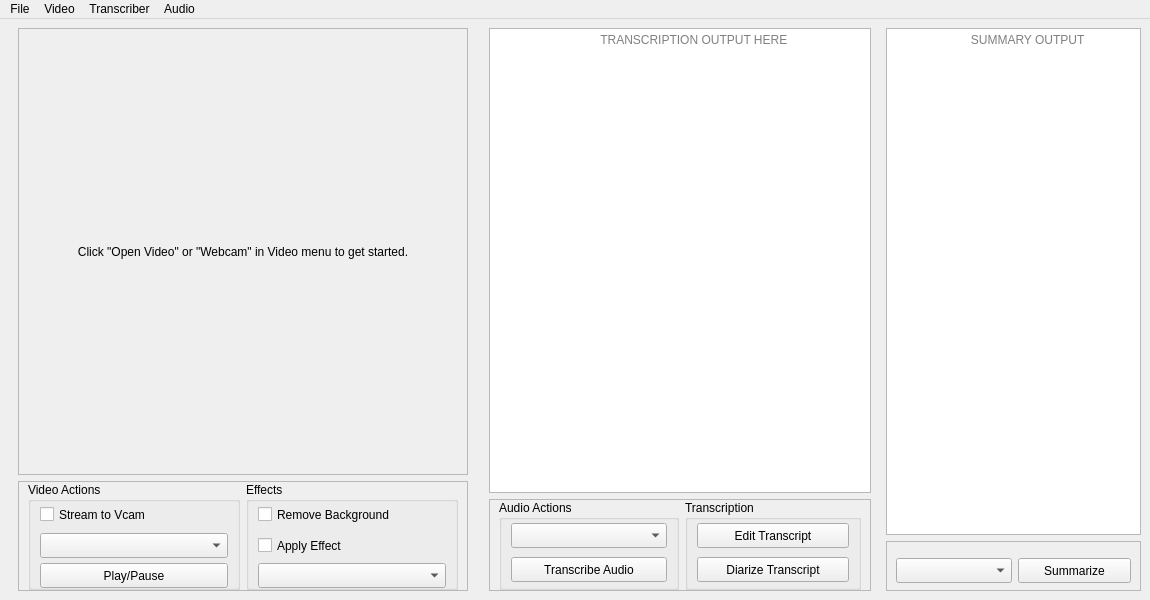
<?xml version="1.0" encoding="UTF-8"?>
<ui version="4.0">
 <class>MainWindow</class>
 <widget class="QMainWindow" name="MainWindow">
  <property name="geometry">
   <rect>
    <x>0</x>
    <y>0</y>
    <width>1150</width>
    <height>600</height>
   </rect>
  </property>
  <property name="minimumSize">
   <size>
    <width>820</width>
    <height>600</height>
   </size>
  </property>
  <property name="maximumSize">
   <size>
    <width>1200</width>
    <height>600</height>
   </size>
  </property>
  <property name="windowTitle">
   <string>Meetig-AI-T (v.0.1)</string>
  </property>
  <widget class="QWidget" name="centralwidget">
   <layout class="QHBoxLayout" name="horizontalLayout_2">
    <item>
     <widget class="QWidget" name="video_widget" native="true">
      <property name="maximumSize">
       <size>
        <width>465</width>
        <height>16777215</height>
       </size>
      </property>
      <layout class="QVBoxLayout" name="verticalLayout_2">
       <property name="topMargin">
        <number>0</number>
       </property>
       <property name="bottomMargin">
        <number>0</number>
       </property>
       <item>
        <widget class="QFrame" name="video_frame">
         <property name="minimumSize">
          <size>
           <width>450</width>
           <height>420</height>
          </size>
         </property>
         <property name="frameShape">
          <enum>QFrame::StyledPanel</enum>
         </property>
         <property name="frameShadow">
          <enum>QFrame::Raised</enum>
         </property>
         <layout class="QHBoxLayout" name="horizontalLayout">
          <item>
           <widget class="QLabel" name="video_label">
            <property name="minimumSize">
             <size>
              <width>0</width>
              <height>0</height>
             </size>
            </property>
            <property name="maximumSize">
             <size>
              <width>16777215</width>
              <height>16777215</height>
             </size>
            </property>
            <property name="text">
             <string>Click &quot;Open Video&quot; or &quot;Webcam&quot; in Video menu to get started.</string>
            </property>
            <property name="alignment">
             <set>Qt::AlignCenter</set>
            </property>
           </widget>
          </item>
         </layout>
        </widget>
       </item>
       <item>
        <widget class="QFrame" name="video_action_frame">
         <property name="minimumSize">
          <size>
           <width>450</width>
           <height>90</height>
          </size>
         </property>
         <property name="maximumSize">
          <size>
           <width>16777215</width>
           <height>110</height>
          </size>
         </property>
         <property name="frameShape">
          <enum>QFrame::StyledPanel</enum>
         </property>
         <property name="frameShadow">
          <enum>QFrame::Raised</enum>
         </property>
         <layout class="QHBoxLayout" name="horizontalLayout_4">
          <property name="topMargin">
           <number>0</number>
          </property>
          <property name="bottomMargin">
           <number>0</number>
          </property>
          <item>
           <widget class="QGroupBox" name="groupBox">
            <property name="minimumSize">
             <size>
              <width>120</width>
              <height>100</height>
             </size>
            </property>
            <property name="title">
             <string>Video Actions</string>
            </property>
            <layout class="QVBoxLayout" name="verticalLayout">
             <property name="topMargin">
              <number>0</number>
             </property>
             <property name="bottomMargin">
              <number>0</number>
             </property>
             <item>
              <widget class="QCheckBox" name="vcam_stream">
               <property name="minimumSize">
                <size>
                 <width>0</width>
                 <height>25</height>
                </size>
               </property>
               <property name="text">
                <string>Stream to Vcam</string>
               </property>
              </widget>
             </item>
             <item>
              <widget class="QComboBox" name="cam_selector">
               <property name="minimumSize">
                <size>
                 <width>120</width>
                 <height>25</height>
                </size>
               </property>
               <property name="editable">
                <bool>false</bool>
               </property>
               <property name="currentText">
                <string/>
               </property>
               <property name="currentIndex">
                <number>-1</number>
               </property>
               <property name="placeholderText">
                <string>Select Camera</string>
               </property>
               <item>
                <property name="text">
                 <string>Default Cam (0)</string>
                </property>
               </item>
               <item>
                <property name="text">
                 <string>Second Cam (1)</string>
                </property>
               </item>
              </widget>
             </item>
             <item>
              <widget class="QPushButton" name="pushButton">
               <property name="minimumSize">
                <size>
                 <width>0</width>
                 <height>25</height>
                </size>
               </property>
               <property name="text">
                <string>Play/Pause</string>
               </property>
               <property name="checkable">
                <bool>true</bool>
               </property>
              </widget>
             </item>
            </layout>
           </widget>
          </item>
          <item>
           <widget class="QGroupBox" name="audio_actions">
            <property name="minimumSize">
             <size>
              <width>120</width>
              <height>100</height>
             </size>
            </property>
            <property name="title">
             <string>Effects</string>
            </property>
            <layout class="QVBoxLayout" name="verticalLayout_3">
             <property name="topMargin">
              <number>0</number>
             </property>
             <property name="bottomMargin">
              <number>0</number>
             </property>
             <item>
              <widget class="QCheckBox" name="checkBox">
               <property name="minimumSize">
                <size>
                 <width>0</width>
                 <height>25</height>
                </size>
               </property>
               <property name="text">
                <string>Remove Background</string>
               </property>
              </widget>
             </item>
             <item>
              <widget class="QCheckBox" name="draw_effects">
               <property name="minimumSize">
                <size>
                 <width>0</width>
                 <height>25</height>
                </size>
               </property>
               <property name="text">
                <string>Apply Effect</string>
               </property>
              </widget>
             </item>
             <item>
              <widget class="QComboBox" name="comboBox_3">
               <property name="minimumSize">
                <size>
                 <width>0</width>
                 <height>25</height>
                </size>
               </property>
               <property name="placeholderText">
                <string>Select Effects</string>
               </property>
               <item>
                <property name="text">
                 <string>Segmentation (Yolov8n)</string>
                </property>
               </item>
               <item>
                <property name="text">
                 <string>HayaoGAN</string>
                </property>
               </item>
               <item>
                <property name="text">
                 <string>JP-FaceGAN</string>
                </property>
               </item>
               <item>
                <property name="text">
                 <string>ShinkaiGAN</string>
                </property>
               </item>
              </widget>
             </item>
            </layout>
           </widget>
          </item>
         </layout>
        </widget>
       </item>
      </layout>
     </widget>
    </item>
    <item>
     <widget class="QWidget" name="transcript_widget" native="true">
      <property name="minimumSize">
       <size>
        <width>400</width>
        <height>560</height>
       </size>
      </property>
      <property name="maximumSize">
       <size>
        <width>400</width>
        <height>16777215</height>
       </size>
      </property>
      <layout class="QVBoxLayout" name="verticalLayout_5">
       <property name="topMargin">
        <number>0</number>
       </property>
       <property name="bottomMargin">
        <number>0</number>
       </property>
       <item>
        <widget class="QTextEdit" name="output_text">
         <property name="minimumSize">
          <size>
           <width>315</width>
           <height>430</height>
          </size>
         </property>
         <property name="placeholderText">
          <string>                                TRANSCRIPTION OUTPUT HERE</string>
         </property>
        </widget>
       </item>
       <item>
        <widget class="QFrame" name="transcript_action_frame">
         <property name="minimumSize">
          <size>
           <width>310</width>
           <height>90</height>
          </size>
         </property>
         <property name="frameShape">
          <enum>QFrame::StyledPanel</enum>
         </property>
         <property name="frameShadow">
          <enum>QFrame::Raised</enum>
         </property>
         <layout class="QHBoxLayout" name="horizontalLayout_3">
          <property name="topMargin">
           <number>0</number>
          </property>
          <property name="bottomMargin">
           <number>0</number>
          </property>
          <item>
           <widget class="QGroupBox" name="groupBox_2">
            <property name="minimumSize">
             <size>
              <width>0</width>
              <height>90</height>
             </size>
            </property>
            <property name="title">
             <string>Audio Actions</string>
            </property>
            <layout class="QVBoxLayout" name="verticalLayout_4">
             <property name="topMargin">
              <number>0</number>
             </property>
             <property name="bottomMargin">
              <number>0</number>
             </property>
             <item>
              <widget class="QComboBox" name="comboBox_2">
               <property name="minimumSize">
                <size>
                 <width>0</width>
                 <height>25</height>
                </size>
               </property>
               <property name="currentIndex">
                <number>-1</number>
               </property>
               <property name="placeholderText">
                <string>Select Audio Source</string>
               </property>
               <item>
                <property name="text">
                 <string>Default Mic</string>
                </property>
               </item>
               <item>
                <property name="text">
                 <string>Vmic (VB-Audio Cable)</string>
                </property>
               </item>
               <item>
                <property name="text">
                 <string>Both</string>
                </property>
               </item>
              </widget>
             </item>
             <item>
              <widget class="QPushButton" name="pushButton_3">
               <property name="minimumSize">
                <size>
                 <width>0</width>
                 <height>25</height>
                </size>
               </property>
               <property name="text">
                <string>Transcribe Audio</string>
               </property>
               <property name="checkable">
                <bool>true</bool>
               </property>
              </widget>
             </item>
            </layout>
           </widget>
          </item>
          <item>
           <widget class="QGroupBox" name="groupBox_3">
            <property name="minimumSize">
             <size>
              <width>0</width>
              <height>90</height>
             </size>
            </property>
            <property name="title">
             <string>Transcription</string>
            </property>
            <layout class="QVBoxLayout" name="verticalLayout_6">
             <property name="topMargin">
              <number>0</number>
             </property>
             <property name="bottomMargin">
              <number>0</number>
             </property>
             <item>
              <widget class="QPushButton" name="edit_transcript">
               <property name="minimumSize">
                <size>
                 <width>0</width>
                 <height>25</height>
                </size>
               </property>
               <property name="text">
                <string>Edit Transcript</string>
               </property>
               <property name="checkable">
                <bool>true</bool>
               </property>
              </widget>
             </item>
             <item>
              <widget class="QPushButton" name="pushButton_2">
               <property name="minimumSize">
                <size>
                 <width>0</width>
                 <height>25</height>
                </size>
               </property>
               <property name="text">
                <string>Diarize Transcript</string>
               </property>
              </widget>
             </item>
            </layout>
           </widget>
          </item>
         </layout>
        </widget>
       </item>
      </layout>
     </widget>
    </item>
    <item>
     <layout class="QVBoxLayout" name="verticalLayout_7">
      <item>
       <widget class="QTextEdit" name="summary_output">
        <property name="minimumSize">
         <size>
          <width>0</width>
          <height>500</height>
         </size>
        </property>
        <property name="placeholderText">
         <string>                        SUMMARY OUTPUT</string>
        </property>
       </widget>
      </item>
      <item>
       <widget class="QFrame" name="frame">
        <property name="minimumSize">
         <size>
          <width>0</width>
          <height>50</height>
         </size>
        </property>
        <property name="frameShape">
         <enum>QFrame::StyledPanel</enum>
        </property>
        <property name="frameShadow">
         <enum>QFrame::Raised</enum>
        </property>
        <layout class="QHBoxLayout" name="horizontalLayout_5">
         <property name="bottomMargin">
          <number>0</number>
         </property>
         <item>
          <widget class="QComboBox" name="comboBox">
           <property name="minimumSize">
            <size>
             <width>0</width>
             <height>25</height>
            </size>
           </property>
           <property name="currentIndex">
            <number>-1</number>
           </property>
           <property name="placeholderText">
            <string>Select LLM</string>
           </property>
           <item>
            <property name="text">
             <string>ChatGPT</string>
            </property>
           </item>
           <item>
            <property name="text">
             <string>Mistral (Ollama)</string>
            </property>
           </item>
          </widget>
         </item>
         <item>
          <widget class="QPushButton" name="pushButton_5">
           <property name="enabled">
            <bool>true</bool>
           </property>
           <property name="minimumSize">
            <size>
             <width>0</width>
             <height>25</height>
            </size>
           </property>
           <property name="text">
            <string>Summarize</string>
           </property>
           <property name="checkable">
            <bool>true</bool>
           </property>
          </widget>
         </item>
        </layout>
       </widget>
      </item>
     </layout>
    </item>
   </layout>
  </widget>
  <widget class="QMenuBar" name="menubar">
   <property name="geometry">
    <rect>
     <x>0</x>
     <y>0</y>
     <width>1150</width>
     <height>22</height>
    </rect>
   </property>
   <widget class="QMenu" name="menuFile">
    <property name="title">
     <string>File</string>
    </property>
    <addaction name="actionExport_Transcript"/>
    <addaction name="actionExport_Summary"/>
   </widget>
   <widget class="QMenu" name="menuVideo">
    <property name="title">
     <string>Video</string>
    </property>
    <addaction name="actionOpen_Video"/>
    <addaction name="actionWebcam"/>
   </widget>
   <widget class="QMenu" name="menuTranscriber">
    <property name="title">
     <string>Transcriber</string>
    </property>
    <addaction name="actionWhisper_Local"/>
    <addaction name="actionWhisper_API"/>
    <addaction name="actionAssembly_AI_API"/>
   </widget>
   <widget class="QMenu" name="menuAudio">
    <property name="title">
     <string>Audio</string>
    </property>
    <addaction name="actionTranscribe_Only"/>
    <addaction name="actionStream_Transcribe"/>
   </widget>
   <addaction name="menuFile"/>
   <addaction name="menuVideo"/>
   <addaction name="menuTranscriber"/>
   <addaction name="menuAudio"/>
  </widget>
  <action name="actionOpen_Video">
   <property name="checkable">
    <bool>true</bool>
   </property>
   <property name="text">
    <string>Open Video</string>
   </property>
  </action>
  <action name="actionWebcam">
   <property name="checkable">
    <bool>true</bool>
   </property>
   <property name="text">
    <string>Webcam</string>
   </property>
  </action>
  <action name="actionWhisper_Local">
   <property name="checkable">
    <bool>true</bool>
   </property>
   <property name="text">
    <string>Whisper (Local)</string>
   </property>
  </action>
  <action name="actionWhisper_API">
   <property name="checkable">
    <bool>true</bool>
   </property>
   <property name="text">
    <string>Whisper (API)</string>
   </property>
  </action>
  <action name="actionAssembly_AI_API">
   <property name="checkable">
    <bool>true</bool>
   </property>
   <property name="text">
    <string>Assembly AI (API)</string>
   </property>
  </action>
  <action name="actionTranscribe_Only">
   <property name="checkable">
    <bool>true</bool>
   </property>
   <property name="text">
    <string>Transcribe Only</string>
   </property>
  </action>
  <action name="actionStream_Transcribe">
   <property name="checkable">
    <bool>true</bool>
   </property>
   <property name="checked">
    <bool>false</bool>
   </property>
   <property name="text">
    <string>Stream And Transcribe</string>
   </property>
  </action>
  <action name="actionExport_Transcript">
   <property name="checkable">
    <bool>false</bool>
   </property>
   <property name="text">
    <string>Export Transcript</string>
   </property>
  </action>
  <action name="actionExport_Summary">
   <property name="checkable">
    <bool>false</bool>
   </property>
   <property name="text">
    <string>Export Summary</string>
   </property>
  </action>
 </widget>
 <resources/>
 <connections/>
</ui>
